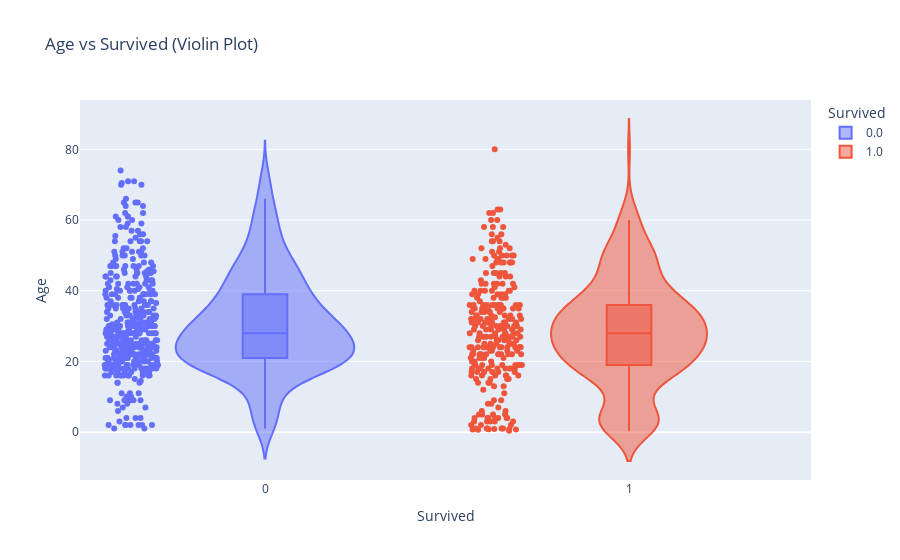

Write notebook code for a chart like this one.
### Code cell
fig = px.violin(
    c,
    x="Survived",
    y="Age",
    color="Survived",
    box=True,
    points="all",
    title="Age vs Survived (Violin Plot)"
)
fig.show()

### Figure 1 — Plotly figure (JSON) as saved in the notebook; plotly's stock layout.template omitted (floating-point values rounded to 4 significant figures; data arrays with more than 128 entries replaced by an {"elided": "..."} marker saying what was removed)
{"data": [{"alignmentgroup": "True", "box": {"visible": true}, "hovertemplate": "Survived=%{x}<br>Age=%{y}<extra></extra>", "legendgroup": "0.0", "marker": {"color": "#636efa"}, "name": "0.0", "offsetgroup": "0.0", "orientation": "v", "points": "all", "scalegroup": "True", "showlegend": true, "type": "violin", "x": {"elided": "549 int values"}, "x0": " ", "xaxis": "x", "y": {"elided": "549 float values"}, "y0": " ", "yaxis": "y"}, {"alignmentgroup": "True", "box": {"visible": true}, "hovertemplate": "Survived=%{x}<br>Age=%{y}<extra></extra>", "legendgroup": "1.0", "marker": {"color": "#EF553B"}, "name": "1.0", "offsetgroup": "1.0", "orientation": "v", "points": "all", "scalegroup": "True", "showlegend": true, "type": "violin", "x": {"elided": "342 int values"}, "x0": " ", "xaxis": "x", "y": {"elided": "342 float values"}, "y0": " ", "yaxis": "y"}], "layout": {"legend": {"title": {"text": "Survived"}, "tracegroupgap": 0}, "title": {"text": "Age vs Survived (Violin Plot)"}, "violinmode": "overlay", "xaxis": {"anchor": "y", "categoryarray": [0, 1, null], "categoryorder": "array", "domain": [0, 1], "title": {"text": "Survived"}}, "yaxis": {"anchor": "x", "domain": [0, 1], "title": {"text": "Age"}}}}
